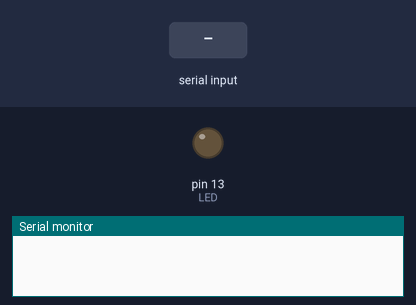
Bench run of a sketch on a simulated Arduino Uno, built with avr-gcc and run on an emulated ATmega328P. Parts: output pins drawn as LEDs (lit = HIGH), the last lines printed to the serial monitor. The inputs (shaded band) are chosen by the test bench.

Above: at 1.3 s.
1.4 s: "1" received over the second serial link
At 2.6 s:
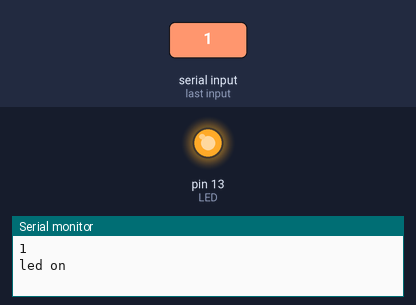
2.9 s: "0" received over the second serial link
At 4.0 s:
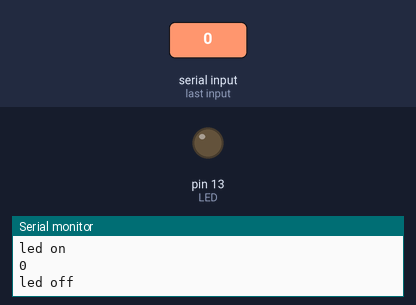
Timing chart, 0 to 5.9 s (numbered marks = the images above; inputs shaded):
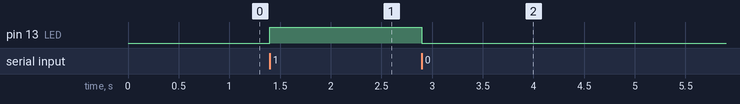

Measured:
- after the input at 1.4 s, pin 13 (LED): LOW → HIGH at once
- after the input at 2.9 s, pin 13 (LED): HIGH → LOW at once

The sketch:

B_COM2.ino
```cpp
/*
  Blink
  Turns on an LED on for one second, then off for one second, repeatedly.

  Most Arduinos have an on-board LED you can control. On the UNO, MEGA and ZERO
  it is attached to digital pin 13, on MKR1000 on pin 6. LED_BUILTIN is set to
  the correct LED pin independent of which board is used.
*/
#include <SoftwareSerial.h>
#include "TimerOne.h"
int LED = 13;
int State= 0;

int bluetoothTx = 2;  // TX-O pin of bluetooth mate, Arduino D2  (greenwire)
int bluetoothRx = 3;  // RX-I pin of bluetooth mate, Arduino D3  (bluewire)

SoftwareSerial bluetooth(bluetoothTx, bluetoothRx);


// the setup function runs once when you press reset or power the board
void setup() {
  Serial.begin(9600);  // Begin the serial monitor at 9600bps

  bluetooth.begin(115200);  // The Bluetooth Mate defaults to 115200bps
  bluetooth.print("$");  // Print three times individually
  bluetooth.print("$");
  bluetooth.print("$");  // Enter command mode
  delay(100);  // Short delay, wait for the Mate to send back CMD
  bluetooth.println("U,9600,N");  // Temporarily Change the baudrate to 9600, no parity
  // 115200 can be too fast at times for NewSoftSerial to relay the data reliably
  bluetooth.begin(9600);  // Start bluetooth serial at 9600
  pinMode(LED, OUTPUT);
}

// the loop function runs over and over again forever
void loop() {


 if (bluetooth.available()) // If the bluetooth sent any characters
  {
    // Send any characters the bluetooth prints to the serial monitor
    int value = bluetooth.read();

    Serial.println((char)value);
    //Serial.println(' ');
    //Serial.write(value);
    //int value = bluetooth.read();
    //Serial.write(value);
    //Serial.print(value);
    //Serial.write(bluetooth.read());
    char dataFromBt = (char)value;

    if (dataFromBt == '1') {
      Serial.println("led on");
      digitalWrite(LED, HIGH);
      bluetooth.print("1");
    }
    if (dataFromBt == '0') {
      Serial.println("led off");
      digitalWrite(LED, LOW);
      bluetooth.print("0");
    }
  }

}
```
